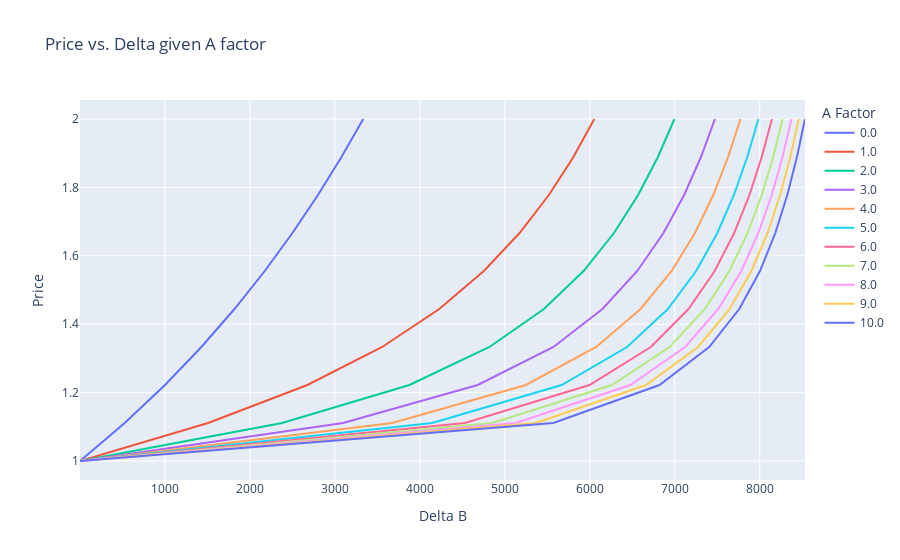

Notebook source saved alongside this figure:
### Code cell
fig = px.line(df4, x="Delta B", y="Price", color='A Factor',title = 'Price vs. Delta given A factor')
fig.show()

### Figure 1 — Plotly figure (JSON) as saved in the notebook; plotly's stock layout.template omitted (floating-point values rounded to 4 significant figures)
{"data": [{"hovertemplate": "A Factor=0.0<br>Delta B=%{x}<br>Price=%{y}<extra></extra>", "legendgroup": "0.0", "line": {"color": "#636efa", "dash": "solid"}, "marker": {"symbol": "circle"}, "mode": "lines", "name": "0.0", "orientation": "v", "showlegend": true, "type": "scatter", "x": [1, 527, 1001, 1429, 1819, 2175, 2501, 2801, 3078, 3334], "xaxis": "x", "y": [1, 1.111, 1.222, 1.333, 1.444, 1.556, 1.667, 1.778, 1.889, 2], "yaxis": "y"}, {"hovertemplate": "A Factor=1.0<br>Delta B=%{x}<br>Price=%{y}<extra></extra>", "legendgroup": "1.0", "line": {"color": "#EF553B", "dash": "solid"}, "marker": {"symbol": "circle"}, "mode": "lines", "name": "1.0", "orientation": "v", "showlegend": true, "type": "scatter", "x": [1.0, 1508.0, 2677.0, 3557.0, 4229.0, 4753.0, 5174.0, 5519.0, 5807.0, 6053.0], "xaxis": "x", "y": [1, 1.111, 1.222, 1.333, 1.444, 1.556, 1.667, 1.778, 1.889, 2], "yaxis": "y"}, {"hovertemplate": "A Factor=2.0<br>Delta B=%{x}<br>Price=%{y}<extra></extra>", "legendgroup": "2.0", "line": {"color": "#00cc96", "dash": "solid"}, "marker": {"symbol": "circle"}, "mode": "lines", "name": "2.0", "orientation": "v", "showlegend": true, "type": "scatter", "x": [1.0, 2379.0, 3877.0, 4819.0, 5460.0, 5927.0, 6284.0, 6569.0, 6802.0, 6996.0], "xaxis": "x", "y": [1, 1.111, 1.222, 1.333, 1.444, 1.556, 1.667, 1.778, 1.889, 2], "yaxis": "y"}, {"hovertemplate": "A Factor=3.0<br>Delta B=%{x}<br>Price=%{y}<extra></extra>", "legendgroup": "3.0", "line": {"color": "#ab63fa", "dash": "solid"}, "marker": {"symbol": "circle"}, "mode": "lines", "name": "3.0", "orientation": "v", "showlegend": true, "type": "scatter", "x": [1.0, 3097.0, 4681.0, 5573.0, 6149.0, 6559.0, 6867.0, 7111.0, 7308.0, 7473.0], "xaxis": "x", "y": [1, 1.111, 1.222, 1.333, 1.444, 1.556, 1.667, 1.778, 1.889, 2], "yaxis": "y"}, {"hovertemplate": "A Factor=4.0<br>Delta B=%{x}<br>Price=%{y}<extra></extra>", "legendgroup": "4.0", "line": {"color": "#FFA15A", "dash": "solid"}, "marker": {"symbol": "circle"}, "mode": "lines", "name": "4.0", "orientation": "v", "showlegend": true, "type": "scatter", "x": [1.0, 3675.0, 5248.0, 6076.0, 6598.0, 6964.0, 7238.0, 7453.0, 7628.0, 7773.0], "xaxis": "x", "y": [1, 1.111, 1.222, 1.333, 1.444, 1.556, 1.667, 1.778, 1.889, 2], "yaxis": "y"}, {"hovertemplate": "A Factor=5.0<br>Delta B=%{x}<br>Price=%{y}<extra></extra>", "legendgroup": "5.0", "line": {"color": "#19d3f3", "dash": "solid"}, "marker": {"symbol": "circle"}, "mode": "lines", "name": "5.0", "orientation": "v", "showlegend": true, "type": "scatter", "x": [1.0, 4145.0, 5669.0, 6439.0, 6918.0, 7252.0, 7501.0, 7696.0, 7854.0, 7984.0], "xaxis": "x", "y": [1, 1.111, 1.222, 1.333, 1.444, 1.556, 1.667, 1.778, 1.889, 2], "yaxis": "y"}, {"hovertemplate": "A Factor=6.0<br>Delta B=%{x}<br>Price=%{y}<extra></extra>", "legendgroup": "6.0", "line": {"color": "#FF6692", "dash": "solid"}, "marker": {"symbol": "circle"}, "mode": "lines", "name": "6.0", "orientation": "v", "showlegend": true, "type": "scatter", "x": [1.0, 4531.0, 5997.0, 6718.0, 7162.0, 7470.0, 7699.0, 7879.0, 8023.0, 8144.0], "xaxis": "x", "y": [1, 1.111, 1.222, 1.333, 1.444, 1.556, 1.667, 1.778, 1.889, 2], "yaxis": "y"}, {"hovertemplate": "A Factor=7.0<br>Delta B=%{x}<br>Price=%{y}<extra></extra>", "legendgroup": "7.0", "line": {"color": "#B6E880", "dash": "solid"}, "marker": {"symbol": "circle"}, "mode": "lines", "name": "7.0", "orientation": "v", "showlegend": true, "type": "scatter", "x": [1.0, 4855.0, 6261.0, 6940.0, 7356.0, 7643.0, 7857.0, 8023.0, 8158.0, 8270.0], "xaxis": "x", "y": [1, 1.111, 1.222, 1.333, 1.444, 1.556, 1.667, 1.778, 1.889, 2], "yaxis": "y"}, {"hovertemplate": "A Factor=8.0<br>Delta B=%{x}<br>Price=%{y}<extra></extra>", "legendgroup": "8.0", "line": {"color": "#FF97FF", "dash": "solid"}, "marker": {"symbol": "circle"}, "mode": "lines", "name": "8.0", "orientation": "v", "showlegend": true, "type": "scatter", "x": [1.0, 5129.0, 6479.0, 7122.0, 7513.0, 7784.0, 7984.0, 8141.0, 8268.0, 8373.0], "xaxis": "x", "y": [1, 1.111, 1.222, 1.333, 1.444, 1.556, 1.667, 1.778, 1.889, 2], "yaxis": "y"}, {"hovertemplate": "A Factor=9.0<br>Delta B=%{x}<br>Price=%{y}<extra></extra>", "legendgroup": "9.0", "line": {"color": "#FECB52", "dash": "solid"}, "marker": {"symbol": "circle"}, "mode": "lines", "name": "9.0", "orientation": "v", "showlegend": true, "type": "scatter", "x": [1.0, 5365.0, 6663.0, 7274.0, 7646.0, 7902.0, 8092.0, 8240.0, 8360.0, 8459.0], "xaxis": "x", "y": [1, 1.111, 1.222, 1.333, 1.444, 1.556, 1.667, 1.778, 1.889, 2], "yaxis": "y"}, {"hovertemplate": "A Factor=10.0<br>Delta B=%{x}<br>Price=%{y}<extra></extra>", "legendgroup": "10.0", "line": {"color": "#636efa", "dash": "solid"}, "marker": {"symbol": "circle"}, "mode": "lines", "name": "10.0", "orientation": "v", "showlegend": true, "type": "scatter", "x": [1.0, 5571.0, 6820.0, 7404.0, 7759.0, 8003.0, 8184.0, 8324.0, 8438.0, 8532.0], "xaxis": "x", "y": [1, 1.111, 1.222, 1.333, 1.444, 1.556, 1.667, 1.778, 1.889, 2], "yaxis": "y"}], "layout": {"legend": {"title": {"text": "A Factor"}, "tracegroupgap": 0}, "title": {"text": "Price vs. Delta given A factor"}, "xaxis": {"anchor": "y", "domain": [0, 1], "title": {"text": "Delta B"}}, "yaxis": {"anchor": "x", "domain": [0, 1], "title": {"text": "Price"}}}}
